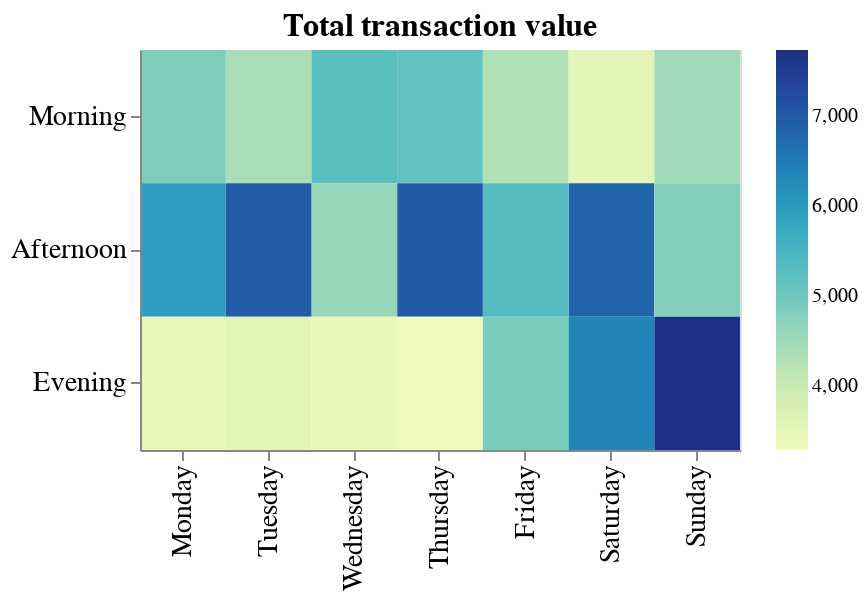

Here is the notebook cell this chart was saved with:
### Code cell
# Plot total transaction (pr-efiltered by store A for example)

days = ['Monday', 'Tuesday', 'Wednesday', 'Thursday', 'Friday', 'Saturday', 'Sunday']
times = ['Morning', 'Afternoon', 'Evening']

plot_1 = (alt
 .Chart(new_df_a)
 .mark_rect()
 .encode(
     alt.X('Day_of_week:N', title=None, sort=days),
     alt.Y('Time_of_day:N', title=None, sort=times),
     alt.Color('sum(Total):Q', title=None),
     tooltip='sum(Total):Q')
 .configure_axis(labelFontSize=14, titleFontSize=14)
 .configure_title(fontSize=16)
 .properties(width=300, height=200, title='Total transaction value')
)

plot_1

### Figure 1 — Vega-Lite specification as saved in the notebook (floating-point values rounded to 4 significant figures; data arrays with more than 128 entries replaced by an {"elided": "..."} marker saying what was removed)
{"$schema": "https://vega.github.io/schema/vega-lite/v3.4.0.json", "config": {"axis": {"labelFontSize": 14, "titleFontSize": 14}, "mark": {"tooltip": null}, "title": {"fontSize": 16}, "view": {"height": 300, "width": 400}}, "data": {"name": "data-447bab444058a64dcdd031c5f56440f7"}, "datasets": {"data-447bab444058a64dcdd031c5f56440f7": {"elided": "340 records"}}, "encoding": {"color": {"aggregate": "sum", "field": "Total", "title": null, "type": "quantitative"}, "tooltip": {"aggregate": "sum", "field": "Total", "type": "quantitative"}, "x": {"field": "Day_of_week", "sort": ["Monday", "Tuesday", "Wednesday", "Thursday", "Friday", "Saturday", "Sunday"], "title": null, "type": "nominal"}, "y": {"field": "Time_of_day", "sort": ["Morning", "Afternoon", "Evening"], "title": null, "type": "nominal"}}, "height": 200, "mark": "rect", "title": "Total transaction value", "width": 300}
